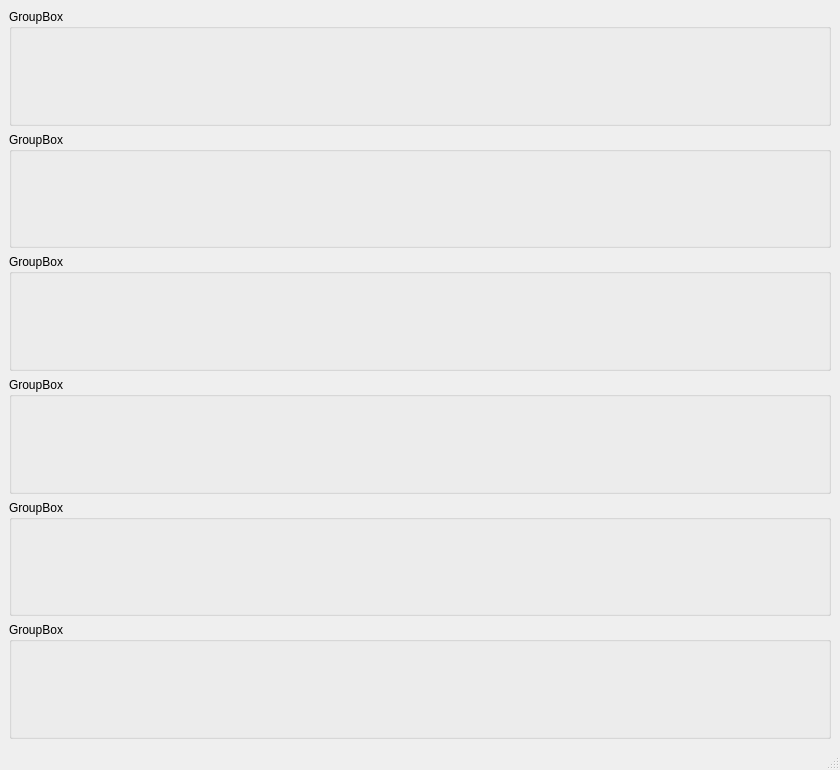
<?xml version="1.0" encoding="UTF-8"?>
<ui version="4.0">
 <class>MainWindow</class>
 <widget class="QMainWindow" name="MainWindow">
  <property name="geometry">
   <rect>
    <x>0</x>
    <y>0</y>
    <width>840</width>
    <height>770</height>
   </rect>
  </property>
  <property name="windowTitle">
   <string>MainWindow</string>
  </property>
  <widget class="QWidget" name="centralwidget">
   <layout class="QVBoxLayout" name="verticalLayout">
    <item>
     <widget class="QGroupBox" name="groupBox_0">
      <property name="title">
       <string>GroupBox</string>
      </property>
      <layout class="QVBoxLayout" name="verticalLayout_2">
       <item>
        <widget class="PlotWidget" name="plt_0" native="true"/>
       </item>
      </layout>
     </widget>
    </item>
    <item>
     <widget class="QGroupBox" name="groupBox_1">
      <property name="title">
       <string>GroupBox</string>
      </property>
      <layout class="QVBoxLayout" name="verticalLayout_3">
       <item>
        <widget class="PlotWidget" name="plt_1" native="true"/>
       </item>
      </layout>
     </widget>
    </item>
    <item>
     <widget class="QGroupBox" name="groupBox_2">
      <property name="title">
       <string>GroupBox</string>
      </property>
      <layout class="QVBoxLayout" name="verticalLayout_4">
       <item>
        <widget class="PlotWidget" name="plt_2" native="true"/>
       </item>
      </layout>
     </widget>
    </item>
    <item>
     <widget class="QGroupBox" name="groupBox_3">
      <property name="title">
       <string>GroupBox</string>
      </property>
      <layout class="QVBoxLayout" name="verticalLayout_5">
       <item>
        <widget class="PlotWidget" name="plt_3" native="true"/>
       </item>
      </layout>
     </widget>
    </item>
    <item>
     <widget class="QGroupBox" name="groupBox_4">
      <property name="title">
       <string>GroupBox</string>
      </property>
      <layout class="QVBoxLayout" name="verticalLayout_6">
       <item>
        <widget class="PlotWidget" name="plt_4" native="true"/>
       </item>
      </layout>
     </widget>
    </item>
    <item>
     <widget class="QGroupBox" name="groupBox_5">
      <property name="title">
       <string>GroupBox</string>
      </property>
      <layout class="QVBoxLayout" name="verticalLayout_7">
       <item>
        <widget class="PlotWidget" name="plt_5" native="true"/>
       </item>
      </layout>
     </widget>
    </item>
   </layout>
  </widget>
  <widget class="QMenuBar" name="menubar">
   <property name="geometry">
    <rect>
     <x>0</x>
     <y>0</y>
     <width>840</width>
     <height>22</height>
    </rect>
   </property>
  </widget>
  <widget class="QStatusBar" name="statusbar"/>
 </widget>
 <customwidgets>
  <customwidget>
   <class>PlotWidget</class>
   <extends>QWidget</extends>
   <header>pyqtgraph</header>
   <container>1</container>
  </customwidget>
 </customwidgets>
 <resources/>
 <connections/>
</ui>
